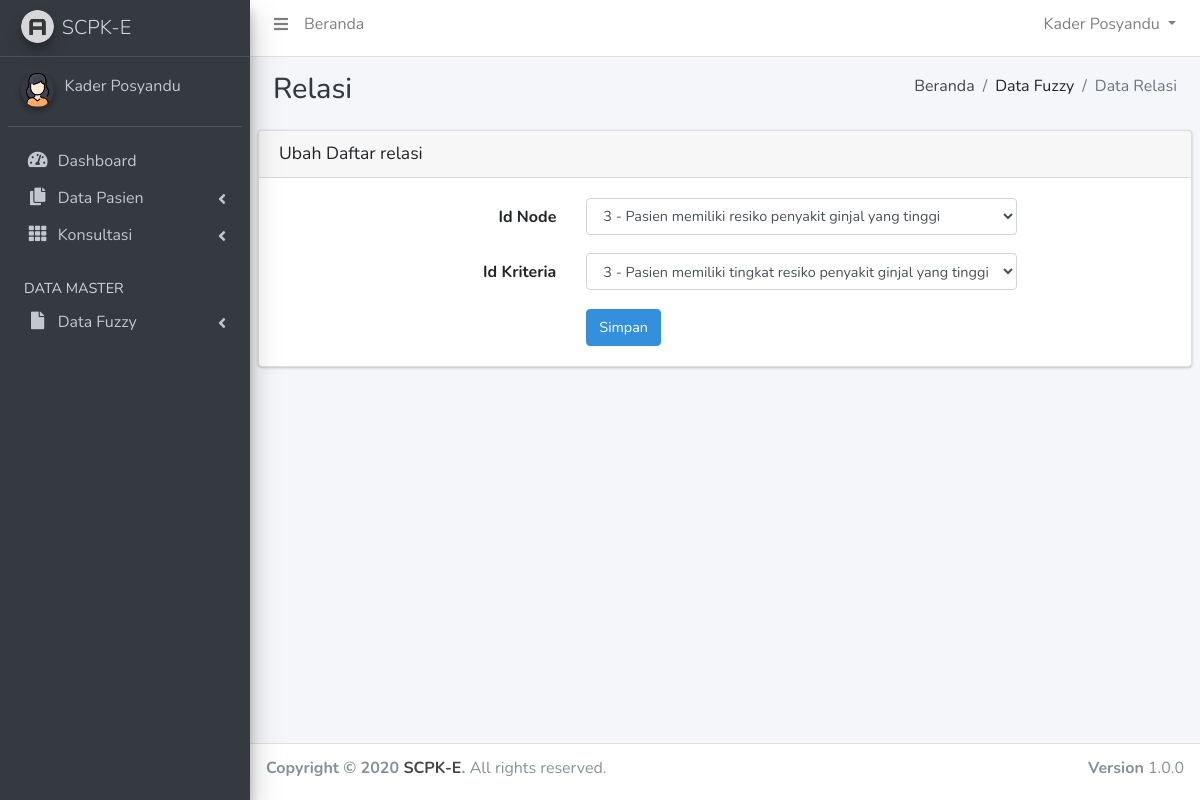
The page /scpk-e/?page=relasi-input&stat=ubah&id=2 (signed in) on the database its author committed.
### tables this page shows
CREATE TABLE `relasi` (
  `id_relasi` int(11) NOT NULL,
  `id_node` int(3) NOT NULL,
  `id_resiko` int(3) NOT NULL
);

CREATE TABLE `konsul_diagnosa` (
  `id_kd` int(5) NOT NULL,
  `pertanyaan` varchar(200) NOT NULL,
  `bila_benar` int(2) NOT NULL,
  `bila_salah` int(2) NOT NULL,
  `mulai` char(1) NOT NULL,
  `selesai` char(1) NOT NULL
);

CREATE TABLE `resiko` (
  `id_resiko` int(11) NOT NULL,
  `resiko` varchar(99) NOT NULL
);

### scpk-e/config/koneksi.php (called while the page is built, shortened)
<?php
function querydb($query)
{
	$result=mysql_query($query) or die ("gagal melakukan Query=$query");
	return $result;
}
?>

### scpk-e/config/library.php (called while the page is built, shortened)
<?php
function antiinjec($data){
  $filter_sql = mysql_real_escape_string(stripslashes(strip_tags(htmlspecialchars($data,ENT_QUOTES))));
  return $filter_sql;
}
?>

### scpk-e/input_relasi.php (the view, shortened to what this page needs)
<?php
$stat	= @$_GET['stat'];
$id		= (int)antiinjec(@$_GET['id']);
if($stat=="ubah") {
	$hdata=querydb("SELECT id_relasi, id_node, id_resiko FROM relasi WHERE id_relasi=$id");
	$data=mysql_fetch_array($hdata);
}
			?>
<div class="content-header">
    <div class="container-fluid">
        <div class="row mb-2">
            <div class="col-sm-6">
                <h1 class="m-0 text-dark">Relasi</h1>
            </div>
            <div class="col-sm-6">
                <ol class="breadcrumb float-sm-right">
                    <li class="breadcrumb-item"><a href="?page=home">Beranda</a></li>
                    <li class="breadcrumb-item">Data Fuzzy</li>
                    <li class="breadcrumb-item active">Data Relasi</li>
                </ol>
            </div>
        </div>
    </div>
</div>
<section class="content">
	<div class="row">
		<div class="col-12">
			<div class="card">
				<div class="card-header">
					<h2 class="card-title" style="margin-bottom: 1px;"><?php if($stat=="tambah") { echo "Tambah"; } elseif($stat=="ubah") { echo "Ubah"; } ?> Daftar relasi </h2>
				</div>
				<div class="card-body">
					<form class="needs-validation" action="?page=relasi-input&stat=<?php echo $stat; ?>" method="post" enctype="multipart/form-data" name="form1" id="form1" novalidate>
						<div class="form-group row">
							<label for="nama_Node" class="col-md-4 col-form-label text-md-right">Id Node</label>
							<div class="col-md-6">
                                <select name="id_node" class="form-control" required>
                                    <?php
                                    $q_drop="SELECT id_kd, pertanyaan FROM konsul_diagnosa ORDER BY id_kd ASC";
                                    $h_drop=querydb($q_drop);
                                    while($d_drop=mysql_fetch_assoc($h_drop)) {
                                    ?>
                                    <option value="<?php echo $d_drop['id_kd']; ?>" <?php if($d_drop['id_kd']==$data['id_node']) { echo "selected"; } ?>><?php echo $d_drop['id_kd']." - ".$d_drop['pertanyaan']; ?></option>
                                    <?php } ?>
                                </select>
                            </div>
						</div>
                        <div class="form-group row">
							<label for="nama_Kriteria" class="col-md-4 col-form-label text-md-right">Id Kriteria</label>
							<div class="col-md-6">
                                <select name="id_resiko" class="form-control" required>
                                    <?php
                                    $q_drop="SELECT id_resiko, resiko FROM resiko ORDER BY id_resiko ASC";
                                    $h_drop=querydb($q_drop);
                                    while($d_drop=mysql_fetch_assoc($h_drop)) {
                                    ?>
                                    <option value="<?php echo $d_drop['id_resiko']; ?>" <?php if($d_drop['id_resiko']==$data['id_resiko']) { echo "selected"; } ?>><?php echo $d_drop['id_resiko']." - ".$d_drop['resiko']; ?></option>
                                    <?php } ?>
                                </select>
                            </div>
						</div>
						<div class="form-group row mb-0">
							<div class="col-md-8 offset-md-4">
								<button type="submit" class="btn btn-primary" value="Simpan" name="stat_simpan">Simpan</button>
							</div>
						</div>
					</form>
				</div>
			</div>
		</div>
	</div>
</section>

### rows shown on the page
relasi: id_node "3 - Pasien memiliki resiko penyakit ginjal yang tinggi", id_resiko "3 - Pasien memiliki tingkat resiko penyakit ginjal yang tinggi"
